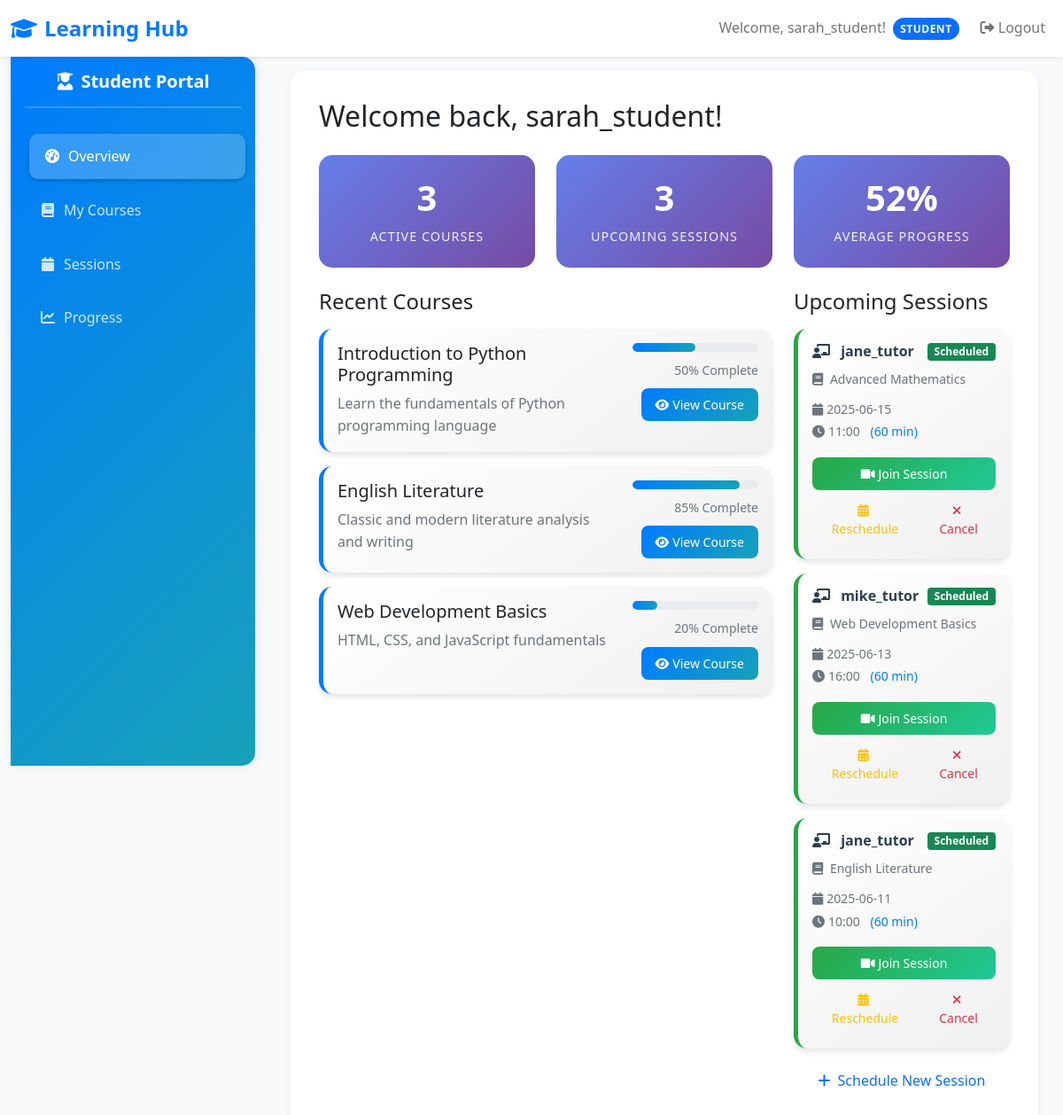
Screenshot of /student (signed in) with the database file from the repository.
### tables this page shows
CREATE TABLE progress (
    id INTEGER PRIMARY KEY AUTOINCREMENT,
    user_id INTEGER NOT NULL,
    course_id INTEGER NOT NULL,
    lesson_id INTEGER,
    progress INTEGER DEFAULT 0 CHECK (progress >= 0 AND progress <= 100),
    completed BOOLEAN DEFAULT FALSE,
    last_accessed TIMESTAMP DEFAULT CURRENT_TIMESTAMP,
    updated_at TIMESTAMP DEFAULT CURRENT_TIMESTAMP,
    UNIQUE(user_id, course_id),
    FOREIGN KEY (user_id) REFERENCES users (id) ON DELETE CASCADE,
    FOREIGN KEY (course_id) REFERENCES courses (id) ON DELETE CASCADE,
    FOREIGN KEY (lesson_id) REFERENCES lessons (id) ON DELETE SET NULL
);

CREATE TABLE courses (
    id INTEGER PRIMARY KEY AUTOINCREMENT,
    title TEXT NOT NULL,
    description TEXT,
    difficulty_level TEXT DEFAULT 'beginner',
    estimated_duration INTEGER, -- in hours
    created_by INTEGER,
    created_at TIMESTAMP DEFAULT CURRENT_TIMESTAMP,
    updated_at TIMESTAMP DEFAULT CURRENT_TIMESTAMP,
    FOREIGN KEY (created_by) REFERENCES users (id)
);

CREATE TABLE users (
    id INTEGER PRIMARY KEY AUTOINCREMENT,
    username TEXT UNIQUE NOT NULL,
    email TEXT UNIQUE NOT NULL,
    password TEXT NOT NULL,
    role TEXT NOT NULL CHECK (role IN ('student', 'tutor', 'admin', 'parent', 'content_manager')),
    parent_id INTEGER,
    created_at TIMESTAMP DEFAULT CURRENT_TIMESTAMP,
    updated_at TIMESTAMP DEFAULT CURRENT_TIMESTAMP,
    FOREIGN KEY (parent_id) REFERENCES users (id)
);

### app.py (the view)
@app.route('/student')
@login_required
@role_required('student')
def student_dashboard():
    conn = get_db_connection()
    courses = conn.execute('''
        SELECT c.*, p.progress
        FROM courses c
        JOIN progress p ON c.id = p.course_id
        WHERE p.user_id = ?
    ''', (session['user_id'],)).fetchall()
    sessions = conn.execute('''
        SELECT s.*, u.username as tutor_name, c.title as course_title
        FROM sessions s
        JOIN users u ON s.tutor_id = u.id
        LEFT JOIN courses c ON s.course_id = c.id
        WHERE s.student_id = ?
        ORDER BY s.scheduled_date DESC LIMIT 5
    ''', (session['user_id'],)).fetchall()
    conn.close()
    return render_template('student_dashboard.html', courses=courses, sessions=sessions)

### app.py (called while the page is built)
def get_db_connection():
    conn = sqlite3.connect('learning_hub.db')
    conn.row_factory = sqlite3.Row
    return conn

def login_required(f):
    from functools import wraps
    @wraps(f)
    def decorated_function(*args, **kwargs):
        if 'user_id' not in session:
            return redirect(url_for('login'))
        return f(*args, **kwargs)
    return decorated_function

def role_required(role):
    from functools import wraps
    def decorator(f):
        @wraps(f)
        def decorated_function(*args, **kwargs):
            if 'user_role' not in session or session['user_role'] != role:
                flash('Access denied. Insufficient permissions.', 'error')
                return redirect(url_for('login'))
            return f(*args, **kwargs)
        return decorated_function
    return decorator

### templates/student_dashboard.html (shortened to what this page needs)
{% extends "base.html" %}
{% block content %}
<div class="row">
    <div class="col-md-3">
        <div class="sidebar p-3">
            <h5 class="mb-4"><i class="fas fa-user-graduate me-2"></i>Student Portal</h5>
            <ul class="nav nav-pills flex-column">
                <li class="nav-item">
                    <a class="nav-link active" href="#overview" onclick="showSection('overview')">
                        <i class="fas fa-tachometer-alt me-2"></i>Overview
                    </a>
                </li>
                <li class="nav-item">
                    <a class="nav-link" href="#courses" onclick="showSection('courses')">
                        <i class="fas fa-book me-2"></i>My Courses
                    </a>
                </li>
                <li class="nav-item">
                    <a class="nav-link" href="#sessions" onclick="showSection('sessions')">
                        <i class="fas fa-calendar me-2"></i>Sessions
                    </a>
                </li>
                <li class="nav-item">
                    <a class="nav-link" href="#progress" onclick="showSection('progress')">
                        <i class="fas fa-chart-line me-2"></i>Progress
                    </a>
                </li>
            </ul>
        </div>
    </div>
    <div class="col-md-9">
        <div class="main-content">
            <h2 class="mb-4">Welcome back, {{ session.username }}!</h2>
            <div id="overview-section">
                <div class="row mb-4">
                    <div class="col-md-4">
                        <div class="stats-card">
                            <h4>{{ courses|length }}</h4>
                            <p class="mb-0">Active Courses</p>
                        </div>
                    </div>
                    <div class="col-md-4">
                        <div class="stats-card">
                            <h4>{{ sessions|length }}</h4>
                            <p class="mb-0">Upcoming Sessions</p>
                        </div>
                    </div>
                    <div class="col-md-4">
                        <div class="stats-card">
                            <h4>
                                {% set avg_progress = courses|sum(attribute='progress')/courses|length if courses else 0 %}
                                {{ "%.0f"|format(avg_progress) }}%
                            </h4>
                            <p class="mb-0">Average Progress</p>
                        </div>
                    </div>
                </div>
                <div class="row">
                    <div class="col-md-8">
                        <h4 class="mb-3">Recent Courses</h4>
                        {% for course in courses[:3] %}
                        <div class="card dashboard-card course-card mb-3" data-course="{{ course.id }}">
                            <div class="card-body">
                                <div class="row">
                                    <div class="col-md-8">
                                        <h5 class="card-title">{{ course.title }}</h5>
                                        <p class="card-text text-muted">{{ course.description }}</p>
                                    </div>
                                    <div class="col-md-4 text-end">
                                        <div class="progress mb-2">
                                            <div class="progress-bar" role="progressbar"
                                                 style="width: {{ course.progress }}%"
                                                 aria-valuenow="{{ course.progress }}"
                                                 aria-valuemin="0" aria-valuemax="100">
                                            </div>
                                        </div>
                                        <small class="text-muted progress-text">{{ course.progress }}% Complete</small>
                                        <br>
                                        <a href="{{ url_for('course_view', course_id=course.id) }}"
                                           class="btn btn-primary btn-sm mt-2">
                                            <i class="fas fa-eye me-1"></i>View Course
                                        </a>
                                    </div>
                                </div>
                            </div>
                        </div>
                        {% endfor %}
                    </div>
                    <div class="col-md-4">
                        <h4 class="mb-3">Upcoming Sessions</h4>
                        {% for session in sessions[:3] %}
                            {% if session.status != 'completed' and session.status != 'cancelled' %}
                            <div class="card dashboard-card session-card mb-3">
                                <div class="card-body">
                                    <div class="d-flex justify-content-between align-items-start mb-2">
                                        <h6 class="card-title mb-0">
                                            <i class="fas fa-chalkboard-teacher me-2"></i>
                                            {{ session.tutor_name }}
                                        </h6>
                                        <span class="badge bg-{{ 'success' if session.status == 'scheduled' else 'info' if session.status == 'in_progress' else 'warning' }}">
                                            {{ session.status.title().replace('_', ' ') }}
                                        </span>
                                    </div>
                                    <p class="card-text mb-2">
                                        <small class="text-muted">
                                            <i class="fas fa-book me-1"></i>
                                            {% if session.course_title %}
                                                {{ session.course_title }}
                                            {% else %}
                                                General Tutoring Session
                                            {% endif %}
                                        </small>
                                    </p>
                                    <p class="card-text mb-3">
                                        <small class="text-muted">
                                            <i class="fas fa-calendar me-1"></i>{{ session.scheduled_date }}<br>
                                            <i class="fas fa-clock me-1"></i>{{ session.scheduled_time }}
                                            <span class="ms-2 text-primary">({{ session.duration or 60 }} min)</span>
                                        </small>
                                    </p>
                                    <div class="d-grid gap-1">
                                        {% if session.status == 'scheduled' %}
                                            <a href="{{ url_for('join_session_page', session_id=session.id) }}" class="btn btn-success btn-sm">
                                                <i class="fas fa-video me-1"></i>Join Session
                                            </a>
                                            <div class="d-flex gap-1">
                                                <a href="#" class="btn btn-outline-warning btn-sm flex-fill">
                                                    <i class="fas fa-calendar-alt me-1"></i>Reschedule
                                                </a>
                                                <form method="POST" action="{{ url_for('cancel_session', session_id=session.id) }}" class="flex-fill"
                                                      onsubmit="return confirm('Are you sure you want to cancel this session?')">
                                                    <button type="submit" class="btn btn-outline-danger btn-sm w-100">
                                                        <i class="fas fa-times me-1"></i>Cancel
                                                    </button>
                                                </form>
                                            </div>
                                        {% endif %}
                                    </div>
                                </div>
                            </div>
                            {% endif %}
                        {% endfor %}
                        {% set active_sessions = sessions|selectattr('status', 'in', ['scheduled', 'in_progress'])|list %}
                        <a href="{{ url_for('schedule_session') }}" class="btn btn-outline-primary w-100">
                            <i class="fas fa-plus me-2"></i>Schedule New Session
                        </a>
                    </div>
                </div>
            </div>
                                            {% set avg_progress = courses|sum(attribute='progress')/courses|length if courses else 0 %}
        </div>
    </div>
</div>
{% endblock %}

### static/css/style.css (style rules this page uses)
:root { --primary-color: #007bff; --secondary-color: #6c757d; --success-color: #28a745; --warning-color: #ffc107; --danger-color: #dc3545; --info-color: #17a2b8; --light-color: #f8f9fa; --dark-color: #343a40; }
body { background-color: var(--light-color); font-family: 'Segoe UI', Tahoma, Geneva, Verdana, sans-serif; line-height: 1.6; }
.dashboard-card { border: none; border-radius: 15px; box-shadow: 0 4px 6px rgba(0, 0, 0, 0.1); transition: transform 0.3s ease, box-shadow 0.3s ease; margin-bottom: 1.5rem; }
.sidebar { background: linear-gradient(135deg, var(--primary-color), var(--info-color)); min-height: 100vh; color: white; border-radius: 0 15px 15px 0; box-shadow: 2px 0 10px rgba(0, 0, 0, 0.1); }
.sidebar h5 { font-weight: 700; margin-bottom: 2rem; text-align: center; padding-bottom: 1rem; border-bottom: 2px solid rgba(255, 255, 255, 0.2); }
.sidebar .nav-link { color: rgba(255, 255, 255, 0.8); border-radius: 10px; margin: 0.3rem 0; padding: 0.8rem 1rem; transition: all 0.3s ease; font-weight: 500; }
.sidebar .nav-link:hover, .sidebar .nav-link.active { background-color: rgba(255, 255, 255, 0.2); color: white; transform: translateX(5px); box-shadow: 0 2px 5px rgba(0, 0, 0, 0.2); }
.sidebar .nav-link i { width: 20px; text-align: center; }
.main-content { padding: 2rem; background-color: white; border-radius: 15px; margin: 1rem; box-shadow: 0 2px 10px rgba(0, 0, 0, 0.05); }
.stats-card { background: linear-gradient(135deg, #667eea 0%, #764ba2 100%); color: white; border-radius: 15px; padding: 1.5rem; text-align: center; transition: transform 0.3s ease; }
.stats-card h4 { font-size: 2.5rem; font-weight: 700; margin-bottom: 0.5rem; }
.stats-card p { font-size: 0.9rem; opacity: 0.9; text-transform: uppercase; letter-spacing: 1px; }
.course-card { border-left: 5px solid var(--primary-color); background: linear-gradient(145deg, #ffffff, #f0f0f0); }
.session-card { border-left: 5px solid var(--success-color); background: linear-gradient(145deg, #ffffff, #f0f0f0); }
.progress { height: 10px; border-radius: 8px; background-color: #e9ecef; overflow: hidden; }
.progress-bar { background: linear-gradient(90deg, var(--primary-color), var(--info-color)); border-radius: 8px; transition: width 0.6s ease; }
.btn { border-radius: 8px; font-weight: 500; padding: 0.5rem 1rem; transition: all 0.3s ease; border: none; }
.btn-primary { background: linear-gradient(135deg, var(--primary-color), var(--info-color)); }
.btn-success { background: linear-gradient(135deg, var(--success-color), #20c997); }
.fade-in { animation: fadeIn 0.5s ease-in; }
.session-card .card-body { color: #333 !important; }
.session-card .card-title { color: #2c3e50 !important; font-weight: 600; }
.session-card .text-primary { color: var(--primary-color) !important; }
.session-card .text-muted { color: #6c757d !important; }

### rows the page displays
progress: title "Introduction to Python Programming", description "Learn the fundamentals of Python programming language", progress "50"
progress: title "English Literature", description "Classic and modern literature analysis and writing", progress "85"
progress: title "Web Development Basics", description "HTML, CSS, and JavaScript fundamentals", progress "20"

### other values shown
{{ session.username }} "sarah_student"
{{ session.user_role.title() }} "STUDENT"
{{ courses|length }} "3"
{{ sessions|length }} "3"
{{ "%.0f"|format(avg_progress) }} "52"
{{ session.tutor_name }} "jane_tutor"
{{ session.status.title().replace('_', ' ') }} "Scheduled"
{{ session.course_title }} "Advanced Mathematics"
{{ session.scheduled_date }} "2025-06-15"
{{ session.scheduled_time }} "11:00"
{{ session.duration or 60 }} "60"
{{ session.tutor_name }} "mike_tutor"
{{ session.course_title }} "Web Development Basics"
{{ session.scheduled_date }} "2025-06-13"
{{ session.scheduled_time }} "16:00"
